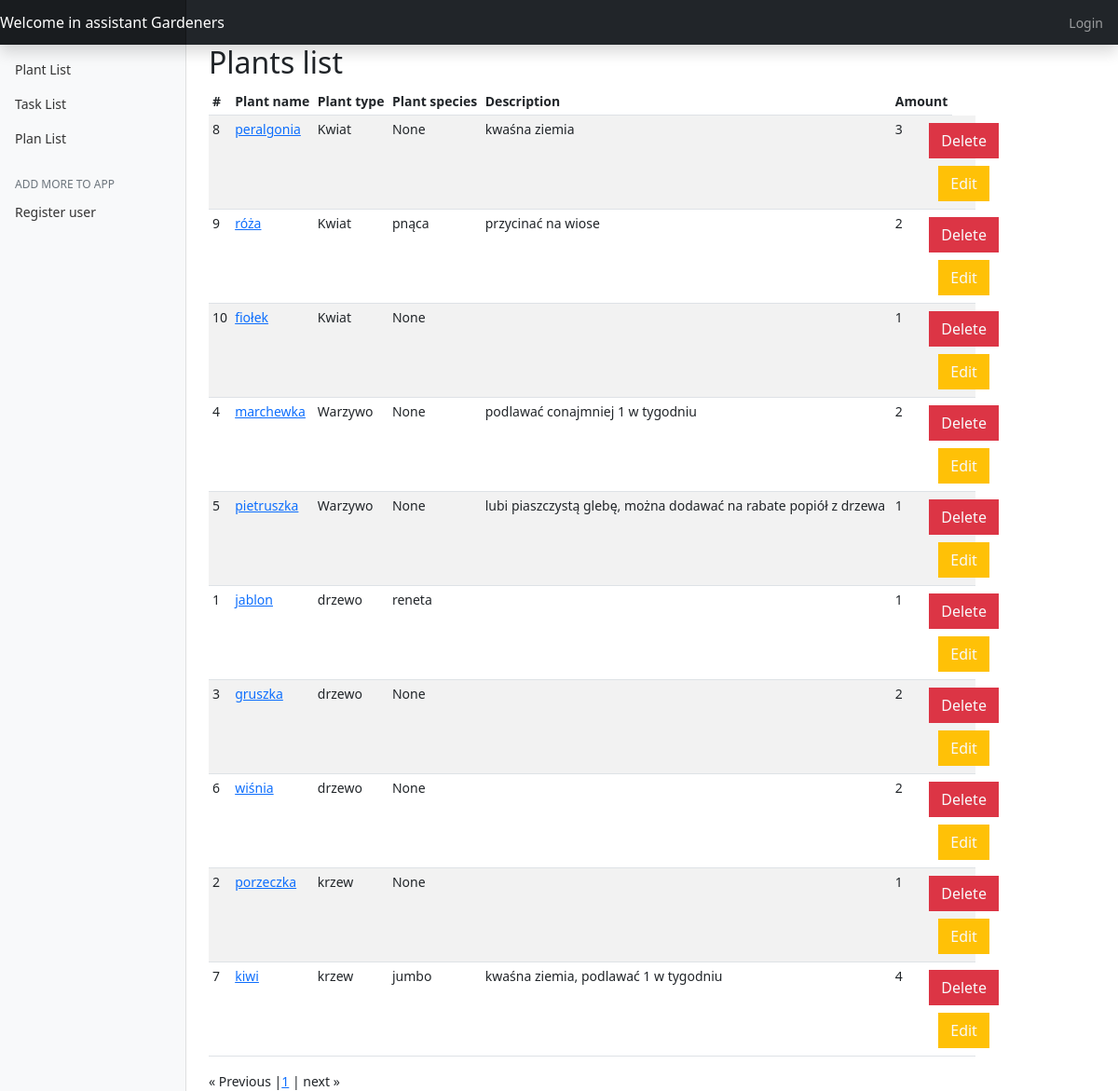
The page /plant_list on the database as committed earlier.
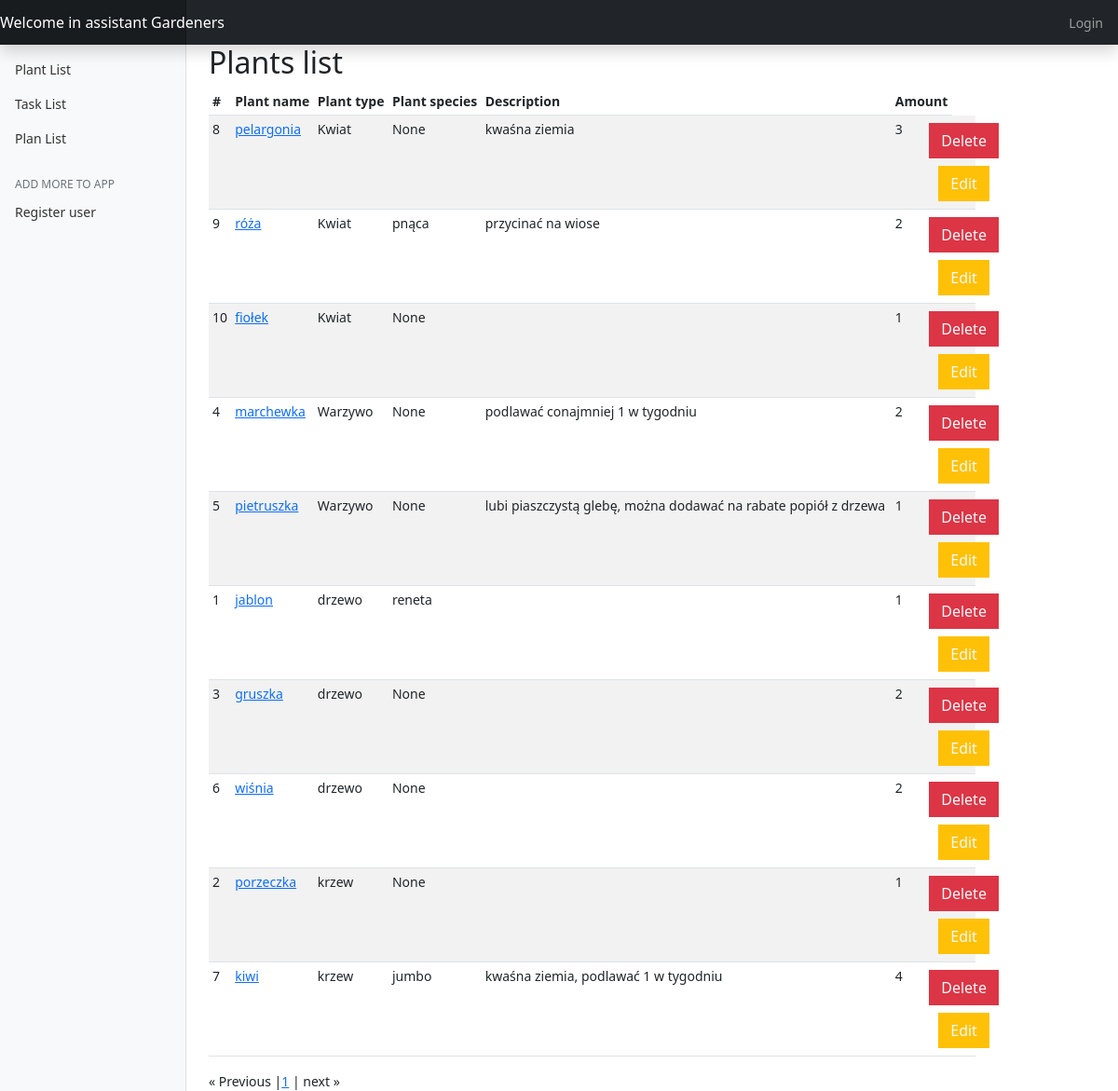
The same page on the database as committed later.
### garden_app/models.py (models this page shows, shortened)
class Plant(models.Model):
    name = models.CharField(max_length=60)
    species = models.CharField(null=True, blank=True, max_length=60)
    description = models.TextField(blank=True, null=True)
    amount = models.IntegerField(default=1)
    unit = models.ForeignKey(Unit, on_delete=models.CASCADE)
    type = models.ForeignKey(PlantType, on_delete=models.CASCADE)

class PlantType(models.Model):
    name = models.CharField(max_length=60)

### garden_app/views.py (the view)
# urls.py: path("plant_list", views.PlantListView.as_view(), name="plant_list"),
class PlantListView(View):
    def get(self, request):
        wiki_base_url = "https://pl.wikipedia.org/w/index.php"
        plant_list = Plant.objects.all().order_by("type__name")
        paginator = Paginator(plant_list, 10)
        page = request.GET.get('page')
        plants = paginator.get_page(page)
        return render(request, "plant_list.html", {"plants": plants, "wiki_base_url": wiki_base_url})

### templates/plant_list.html (shortened to what this page needs)
{% extends 'base.html' %}
{% load static %}
{% block table %}
    <main role="main" class="col-md-9 ml-sm-auto col-lg-10 px-4">
    <h2>Plants list</h2>
      <div class="table-responsive">
        <table class="table table-striped table-sm">
          <thead>
            <tr>
              <th>#</th>
              <th>Plant name</th>
              <th>Plant type</th>
              <th>Plant species</th>
              <th>Description</th>
              <th>Amount</th>
            </tr>
          </thead>
          <tbody>
          {% for plant in plants %}
            <tr>
              <td>{{ plant.id }}</td>
                <td><a href="{{ wiki_base_url }}?search={{ plant.name }}">{{ plant.name }}</a></td>
                <td>{{ plant.type.name }}</td>
              <td>{{ plant.species }}</td>
              <td>{{ plant.description }}</td>
              <td>{{ plant.amount }}</td>
              <td class="col-2 d-flex align-items-center justify-content-center flex-wrap">
                    <a href="/plant_list/delete/{{ plant.id }}/
                            "class="btn btn-danger rounded-0 text-light m-1">Delete</a>
                    <a href="/plant_list/update/{{ plant.id }}"
                       class="btn btn-warning rounded-0 text-light m-1">Edit</a>
                </td>
            </tr>
          {% endfor %}
          </tbody>
        </table>
      </div>
  <div class="dashboard-menu">
    <span class="step-links">
        {% if plants.has_previous %}
            <a href="?page=1">&laquo; First page </a>
            <a href="?page={{ plants.previous_page_number }}">&laquo; Previous</a>
            {% elif plants.has_previous == False %}
                        &laquo; Previous
        {% endif %}
        <span class="color-header text-uppercase">
        {% for page in plants.paginator.page_range %}
        |<a href="?page={{ page }}">{{ page }}</a>
        {% endfor %}|
        </span>
        {% if plans.has_next %}
            <a href="?page={{ plants.next_page_number }}">Next &raquo;</a>
        {% elif plants.has_next == False %}
        next &raquo;
        {% endif %}
    </span>
  </div>
</div>
{% endblock %}

Rows that differ between the two databases and show on the page:
changed Plant "kwaśna ziemia": name "peralgonia" → "pelargonia"
